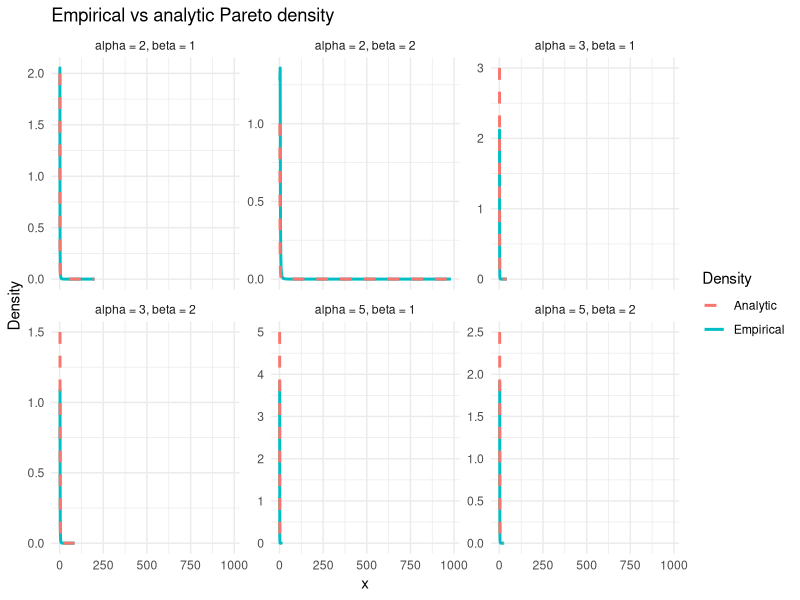

Write R code to recreate this figure.
# Q1 Pareto distribution: inverse transform, density comparison, and moment comparison

# Pareto inverse CDF for U ~ Uniform(0,1): X = beta / (1 - U)^(1/alpha)
rpareto <- function(n, alpha, beta = 1) {
  u <- runif(n)
  beta / (1 - u)^(1 / alpha)
}

# Pareto density and analytic moments

dpareto <- function(x, alpha, beta = 1) {
  ifelse(x >= beta, alpha * beta^alpha / x^(alpha + 1), 0)
}

pareto_mean <- function(alpha, beta = 1) {
  if (alpha <= 1) {
    Inf
  } else {
    alpha * beta / (alpha - 1)
  }
}

pareto_var <- function(alpha, beta = 1) {
  if (alpha <= 2) {
    Inf
  } else {
    alpha * beta^2 / (((alpha - 1)^2) * (alpha - 2))
  }
}

# Pick parameter values with finite mean and variance for the moment check
params <- expand.grid(alpha = c(2, 3, 5), beta = c(1, 2))

sim_df <- do.call(rbind, lapply(seq_len(nrow(params)), function(i) {
  alpha <- params$alpha[i]
  beta <- params$beta[i]
  x <- rpareto(100000, alpha = alpha, beta = beta)

  data.frame(
    alpha = alpha,
    beta = beta,
    sample_mean = mean(x),
    sample_var = var(x),
    analytic_mean = pareto_mean(alpha, beta),
    analytic_var = pareto_var(alpha, beta)
  )
}))

print(sim_df)

# Density comparison: empirical kernel densities versus analytic Pareto density
library(ggplot2)

density_df <- do.call(rbind, lapply(seq_len(nrow(params)), function(i) {
  alpha <- params$alpha[i]
  beta <- params$beta[i]
  x <- rpareto(100000, alpha = alpha, beta = beta)

  dens <- density(x, from = beta, n = 512)
  dens_df <- data.frame(
    alpha = alpha,
    beta = beta,
    x = dens$x,
    empirical = dens$y
  )
  dens_df$analytic <- dpareto(dens_df$x, alpha = alpha, beta = beta)
  dens_df
}))

density_df$label <- with(density_df, sprintf("alpha = %s, beta = %s", alpha, beta))

ggplot(density_df, aes(x = x)) +
  geom_line(aes(y = empirical, colour = "Empirical"), linewidth = 1) +
  geom_line(aes(y = analytic, colour = "Analytic"), linewidth = 1, linetype = "dashed") +
  facet_wrap(~ label, scales = "free_y") +
  labs(
    x = "x",
    y = "Density",
    colour = "Density",
    title = "Empirical vs analytic Pareto density"
  ) +
  theme_minimal()

# Optional: view moments in a summary table without using an external package
print(sim_df[, c("alpha", "beta", "sample_mean", "analytic_mean", "sample_var", "analytic_var")])
